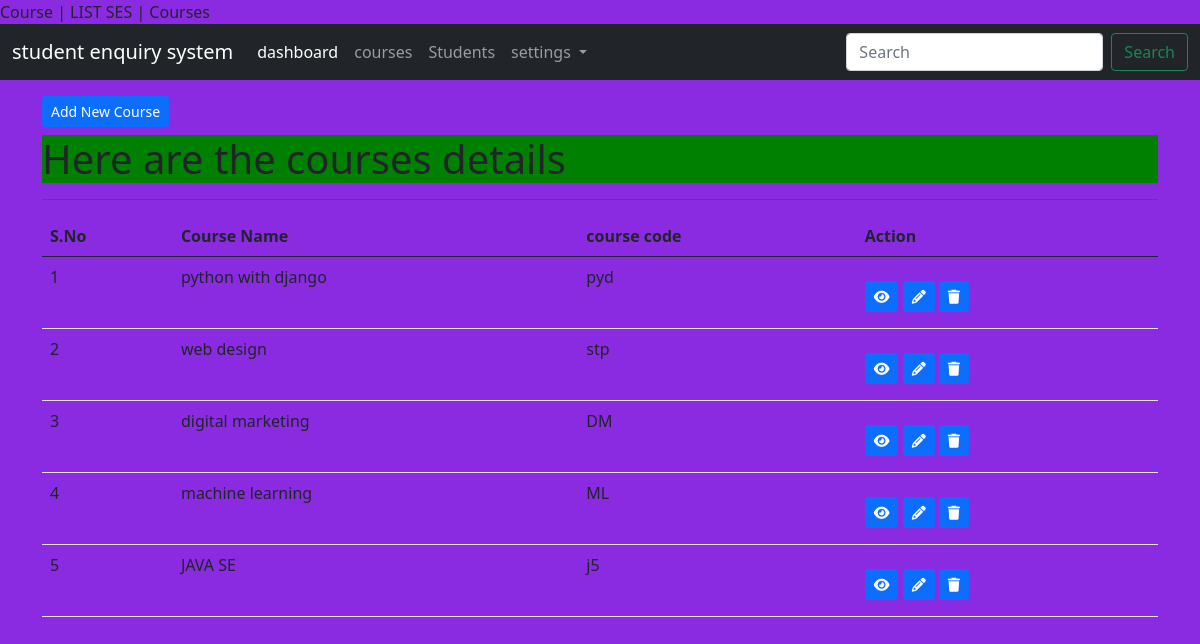
Screenshot of /courses/list/ (signed in) with the database file from the repository.
### app_courses/models.py (models this page shows, shortened)
class CourseModel(models.Model):
    course_name=models.CharField(max_length=200)
    course_code=models.CharField(max_length=100)
    class Meta:
        db_table="tbl_courses"

### app_courses/views.py (the view)
# urls.py: path('list/', views.course_index, name='course-index'),
@login_required(login_url='/login')
def course_index(request):
    courses = CourseModel.objects.all()
    context = {
        "title": "SES | Courses",
        "body_title": "Here are the courses details",
        "courses": courses
    }
    return render(request, 'courses/index.html', context)

### templates/courses/index.html (shortened to what this page needs)
{% extends 'layouts/master.html' %}
{% block title %}
{{ title }}
{% endblock %}
{% load static %}
{% block custom_css %}
<link rel="stylesheet" href="{% static 'css/style.css' %}">
{% endblock %}
{% block content %}
<div class="container">
    <a href="{% url 'course-create' %}" class="btn btn-primary btn-sm mt-3 mb-2">Add New Course</a>
    <h1 style="background-color:green;">{{ body_title }}</h1>
    <hr>
    <table class="table table-hover">
        <thead>
            <tr>
                <th>S.No</th>
                <th>Course Name</th>
                <th>course code</th>
                <th>Action</th>
            </tr>
        </thead>
        <tbody>
            {% for val in courses %}
            <tr>
                <td>{{forloop.counter}}</td>
                <td>{{val.course_name}}</td>
                <td>{{val.course_code}}</td>
                <td><a href="{% url 'course-show' val.id %}"
                    class="btn btn-primary btn-sm mt-3 mb-2"><i class="fa-solid fa-eye"></i></a>
                <a href="{% url 'course-edit' val.id  %}"
                    class="btn btn-primary btn-sm mt-3 mb-2"><i class="fa-solid fa-pencil"></i></a>
                <a href="{% url 'course-delete' val.id %}"
                    class="btn btn-primary btn-sm mt-3 mb-2"><i class="fa-solid fa-trash"></i></a>
                </td>
            </tr>
            {% endfor %}
        </tbody>
    </table>
</div>
{% endblock %}

### static/css/style.css (style rules this page uses)
body { background-color: blueviolet; }

### rows the page displays
CourseModel: course_name "python with django", course_code "pyd"
CourseModel: course_name "web design", course_code "stp"
CourseModel: course_name "digital marketing", course_code "DM"
CourseModel: course_name "machine learning", course_code "ML"
CourseModel: course_name "JAVA SE", course_code "j5"

### other values shown
{{ title }} "SES | Courses"
{{ body_title }} "Here are the courses details"
